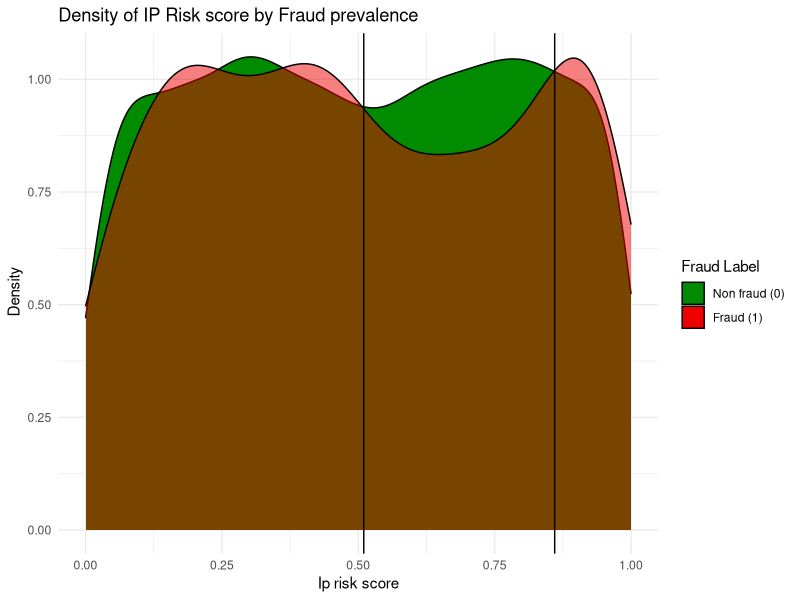

Recreate this plot in R. (Note: this script raises an error after producing the figure.)
#--------------------------------#
#INSTALL NECESSARY PACKAGES ------
#--------------------------------#
#we have packages that handle data importing and visualisations

install.packages("here")    #used for relative file paths
library("here")          
here()                      #file path must be root of folder 
list.files(here("dataset")) #expect to see Digital_Payment_Fraud_Detection_Dataset.csv

install.packages("tidyverse") #visualisation suite 
library("tidyverse")

install.packages("patchwork") #putting together visualisations in EDA
library("patchwork")

#------------------------------------#
#IMPORT AND CLEANING THE DATASET -----
#------------------------------------#

fraud <- read.csv(here("dataset", "Digital_Payment_Fraud_Detection_Dataset.csv"))

fraud$fraud_label <- factor(fraud$fraud_lab)              #fraud_label from numeric to factor (categorical)
fraud$is_international <- factor(fraud$is_international)  #is_international from numeric to factor (categorical)
summary(fraud) #our fraud label has been transformed into factor of two levels: 0 no fraud, 1 fraud 

View(fraud) #looking at our data in RStudio 
table(fraud$fraud_label) #large prevalence of fraud: 6.52% fraud vs 93.48% not fraud

# Now we can start with our visualisations 

#------------------------------------#
#EXPLORATORY DATA ANALYSIS -----------
#------------------------------------#
# Also I will keep the same colour scheme so let us use it:
s1 <- scale_fill_manual(name = "Fraud Label", 
                        values = c("0" = "green4", "1" = "red2"),
                        labels = c("Non fraud (0)", "Fraud (1)"))
s2 <- scale_fill_manual(name = "Fraud Label", 
                        values = c("0" = "green4", "1" = "red2"),
                        labels = c("Non fraud (0)", "Fraud (1)"), guide = "none")
t <- theme_minimal()


# Q1 - What is the breakdown of IP Risk Score by fraud label using densities ----


p1 <- ggplot( data = fraud, aes(x = ip_risk_score, 
                          fill = fraud_label,
                          alpha = fraud_label)) +
    geom_density() +
    scale_alpha_manual(values = c("0" = 1, "1" = 0.5), guide = "none") +
    geom_vline(xintercept = 0.51, color = "gray2") +
    geom_vline(xintercept = 0.86, colour = "gray2") +
    labs( title = "Density of IP Risk score by Fraud prevalence",
          x = "Ip risk score",
          y = " Density") +
    t + s1
  
# Our density curves follow each other fairly closely until the IP score of 0.51 until 0.86
# Since density is a description of the probability distribution of IP score broken down by fraud and not fraud- 
# this tells us that this range of IP scores has a lower probability of Non Fraud cases than Fraud cases.  



# Q2 - How is fraud distributed in  other variables (mainly discrete )
p2 <- ggplot(data = fraud , aes(x = login_attempts_last_24h, fill = fraud_label))+
  geom_bar() + s +ggtitle("Fraud by Number of login attempts") +
  labs( x= "Number of login attempts") + t
  scale_x_discrete( limits = c(0: 8)) 
p3 <- ggplot(data = fraud , aes(x = payment_mode, fill = fraud_label))+
  geom_bar() + s + ggtitle("Fraud by Payment modes") +
  labs( x= "Payment mode") + t
p4 <- ggplot(data = fraud , aes(x = device_type, fill = fraud_label))+
  geom_bar() + s + ggtitle("Fraud by Payment modes") +
  labs( x= "Device type") + t
p5 <- ggplot(data = fraud , aes(x = transaction_type, fill = fraud_label))+
  geom_bar() + s + ggtitle("Fraud by Transaction types") +
  labs( x= "Transaction type") + t
p6 <- ggplot(data = fraud , aes(x = transaction_hour, fill = fraud_label))+
  geom_bar() + s + ggtitle("Fraud by Transaction hour") + 
  scale_x_discrete( limits = c(0: 23)) +
  labs( x= "Time of transaction") + t
p7 <- ggplot(data = fraud , aes(x = previous_failed_attempts, fill = fraud_label))+
  geom_bar() +s  + ggtitle("Fraud by Numer of failed attempts") +
  labs( x= "Number of previous failed attempts") + t

# creating a patchwork of categorical and discrete numeric variables broken down by fraud
p6/ (p2 + p3 + p4 + p5 + p7 + grid::textGrob("2) Fraud seem to increase slightly after 5 attempted logins\n
                                      3) Fraud does not seem to vary too much with other variables ")) +
  plot_annotation(title = "How are our categorical and discrete variables broken down by Fraud?",
                  subtitle = " 1) We see that the hours of 02:00 a.m., 5:00 a.m., 08:00 a.m., 13:00 p.m. and 18:00 p.m.
      have a higher prevalence of fraud than other times.")

### 2 - How does transaction amount vary with average transaction in terms of predicting fraud

 ggplot( data = fraud, aes(x = transaction_amount, y = account_age_days, colour = fraud_label)) +
  geom_point() +
  labs( title = "Transaction amount vs average transaction amount",
        x = "Transaction amount",
        y = "Account age in days")


# 4- What proportion of international transactions are fraudulent 

fraud.international <- fraud %>% 
group_by( is_international, fraud_label) %>% 
  summarise(
    count = n()) 

fraud_0 <-subset(fraud.international, is_international == 0)
fraud_1 <- subset(fraud.international, is_international == 1)

prop0 <- prop.table(fraud_0$count)
prop1 <- prop.table(fraud_1$count)

display0 <-  paste0(round(prop0[2],3)*100,"% of transactions are fraud")
display1 <- paste0(round(prop1[2],3)*100,"% of transactions are fraud")

ggplot(data = fraud , aes(x = is_international, fill = fraud_label))+
  geom_bar()  +
  labs( title = "Proportion of international transactions with fraud",
        x = "Is transaction international?",
        y = "Frequency of transactions") +
  annotate("text",
           x = 1,
           y = 7000,
           label = display0,
           family = "serif", 
           fontface = "bold") +
  annotate("text",
           x = 2.03,
           y = 1500,
           label  = display1,
           family = "serif", 
           fontface = "bold") +
  theme_classic()
  
# 5 - How does location impact fraud 

fraud.location <- fraud %>% 
  group_by( device_location, fraud_label) %>% 
  summarise(
    count = n()) 

location_b <-subset(fraud.location, device_location == "Bangalore")
location_c <-subset(fraud.location, device_location == "Chennai")
location_d <-subset(fraud.location, device_location == "Delhi")
location_h <-subset(fraud.location, device_location == "Hyderabad")
location_m <-subset(fraud.location, device_location == "Mumbai")

prop.b <- prop.table(location_b$count)
prop.c <- prop.table(location_c$count)
prop.d <- prop.table(location_d$count)
prop.h <- prop.table(location_h$count)
prop.m <- prop.table(location_m$count)


displayb <-  paste0(round(prop.b[2],3)*100,"%  fraud")
displayc <- paste0(round(prop.c[2],3)*100,"%  fraud")
displayd <-  paste0(round(prop.d[2],3)*100,"%  fraud")
displayh <- paste0(round(prop.h[2],3)*100,"%  fraud")
displaym <-  paste0(round(prop.m[2],3)*100,"%  fraud")

ann <- data.frame(
  x =c(1,2,3,4,5),
  y = c(1600, 1500, 1590, 1690, 1500), 
  label = c( displayb, displayc, displayd, displayh, displaym), 
  fontface = rep("bold", times = 5),
  fontfamily = rep("serif", times = 5)
)
ggplot(data = fraud , aes(x = device_location , fill = fraud_label)) +
  geom_bar(width = 0.8) +
  theme_classic() +
geom_text( data = ann,
          aes( x= x,
           y = y, 
           label = label,
           fontface = fontface,
           family = fontfamily),
           inherit.aes = FALSE) +
  labs(
    title = "Distribution of Fraud per location",
    x = "Device locations",
    y = "Number of transactions"
  )

# 6 - g
geom_
